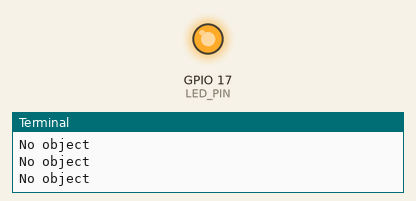
Bench run of a program on a simulated Raspberry Pi (BCM pin numbers). Shown: output pins drawn as LEDs (lit = HIGH), the last lines printed to the terminal. The clock reads 2024-03-15 10:24:30 at power-on unless the program sets it; pins used as bus, display or sensor lines are not drawn.

Above: at 2.5 s.
At 7.5 s:
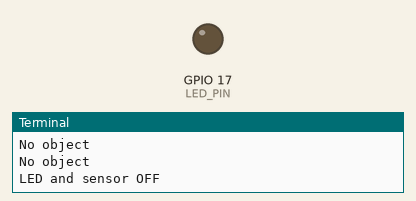
Timing chart, 0 to 13.0 s (numbered marks = the images above):
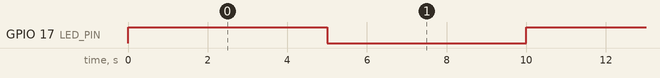

Measured:
- by itself, GPIO 17 (LED_PIN): alternates HIGH for 5.0 s and LOW for 5.0 s

The program:

led_tcrt.py
```python
import RPi.GPIO as GPIO
import time

# === BCM Pin Mode ===
GPIO.setmode(GPIO.BCM)

# === Pin Setup ===
LED_PIN = 17          # LED control pin
SENSOR_POWER = 27     # TCRT V+ control pin
SENSOR_SIGNAL = 22    # TCRT signal input pin

GPIO.setup(LED_PIN, GPIO.OUT)
GPIO.setup(SENSOR_POWER, GPIO.OUT)
# Enable pull-up so input is stable when idle (adjust if logic is inverted)
GPIO.setup(SENSOR_SIGNAL, GPIO.IN, pull_up_down=GPIO.PUD_UP)

print("LED/TCRT test started")
print("Press Ctrl+C to exit")

try:
    while True:
        # Turn ON LED & Sensor
        GPIO.output(LED_PIN, GPIO.HIGH)
        GPIO.output(SENSOR_POWER, GPIO.HIGH)

        print("\nLED and sensor ON - Wave your hand in front of the sensor...")
        start_time = time.time()

        while time.time() - start_time < 5:
            sensor_value = GPIO.input(SENSOR_SIGNAL)
            if sensor_value == 0:  # Active LOW output typical for TCRT modules
                print("Object detected!")
            else:
                print("No object")
            time.sleep(0.2)

        # Turn OFF LED & Sensor
        GPIO.output(LED_PIN, GPIO.LOW)
        GPIO.output(SENSOR_POWER, GPIO.LOW)
        print("LED and sensor OFF")

        # Off period
        time.sleep(5)

except KeyboardInterrupt:
    print("Exiting...")

finally:
    GPIO.cleanup()
    print("GPIO cleaned up.")
```
